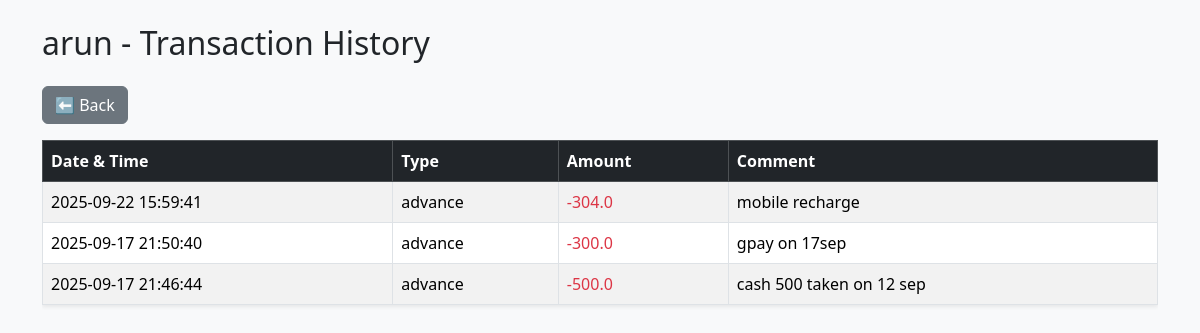
The app's page /history/arun (signed in) with its own data.
### tables this page shows
CREATE TABLE transactions (
    id INTEGER PRIMARY KEY AUTOINCREMENT,
    employee TEXT,
    type TEXT,
    amount REAL,
    comment TEXT,
    created_at TIMESTAMP DEFAULT CURRENT_TIMESTAMP
);

### app.py (the view)
@app.route("/history/<employee>")
def history(employee):
    if "user_id" not in session:
        return redirect(url_for("login"))
    if session["role"] == "employee" and employee != session["username"]:
        return "Not allowed", 403
    conn = sqlite3.connect("salary.db")
    c = conn.cursor()
    c.execute("SELECT type, amount, comment, created_at FROM transactions WHERE employee=? ORDER BY created_at DESC", (employee,))
    rows = c.fetchall()
    conn.close()
    ist_rows = []
    for ttype, amount, comment, created_at in rows:
        if created_at:
            utc_time = datetime.strptime(created_at, "%Y-%m-%d %H:%M:%S")
            ist_time = utc_time + timedelta(hours=5, minutes=30)
            created_at_str = ist_time.strftime("%Y-%m-%d %H:%M:%S")
        else:
            created_at_str = ""
        ist_rows.append((ttype, amount, comment, created_at_str))
    return render_template("history.html", employee=employee, rows=ist_rows)

### Templates/history.html (shortened to what this page needs)
<!DOCTYPE html>
<html>
<head>
    <link rel="stylesheet" href="https://cdn.jsdelivr.net/npm/bootstrap@5.3.3/dist/css/bootstrap.min.css">
</head>
<body class="p-4 bg-light">
    <div class="container">
        <h2 class="mb-4">{{ employee }} - Transaction History</h2>
        <a href="/" class="btn btn-secondary mb-3">⬅ Back</a>
        {% if rows %}
        <div class="table-responsive">
            <table class="table table-bordered table-striped shadow-sm bg-white">
                <thead class="table-dark">
                    <tr>
                        <th>Date & Time</th>
                        <th>Type</th>
                        <th>Amount</th>
                        <th>Comment</th>
                    </tr>
                </thead>
                <tbody>
                    {% for type, amount, comment, created_at in rows %}
                    <tr>
                        <td>{{ created_at }}</td>
                        <td>{{ type }}</td>
                        <td>{% if type == "advance" %}
                                <span class="text-danger">-{{ amount }}</span>
                            {% else %}
                                <span class="text-success">+{{ amount }}</span>
                            {% endif %}
                        </td>
                        <td>{{ comment if comment else "-" }}</td>
                    </tr>
                    {% endfor %}
                </tbody>
            </table>
        </div>
        {% else %}
        <div class="alert alert-info">No transactions found for {{ employee }}.</div>
        {% endif %}
    </div>
</body>
</html>

### records on screen
transactions: created_at "2025-09-22 15:59:41", type "advance", amount "304.0", comment "mobile recharge"
transactions: created_at "2025-09-17 21:50:40", type "advance", amount "300.0", comment "gpay on 17sep"
transactions: created_at "2025-09-17 21:46:44", type "advance", amount "500.0", comment "cash 500 taken on 12 sep"

### other values on screen
{{ employee }} "arun"
